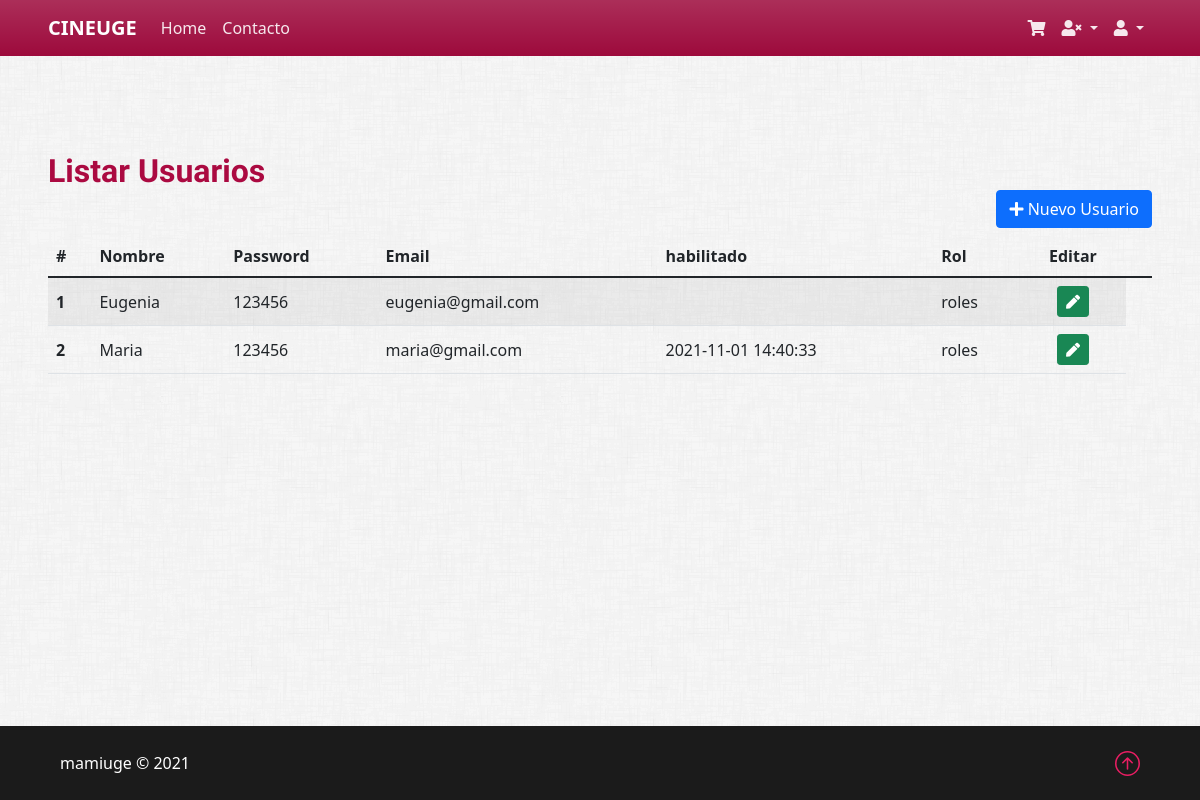
The page /vista/pages/usuario/listar.php on the database as committed earlier.
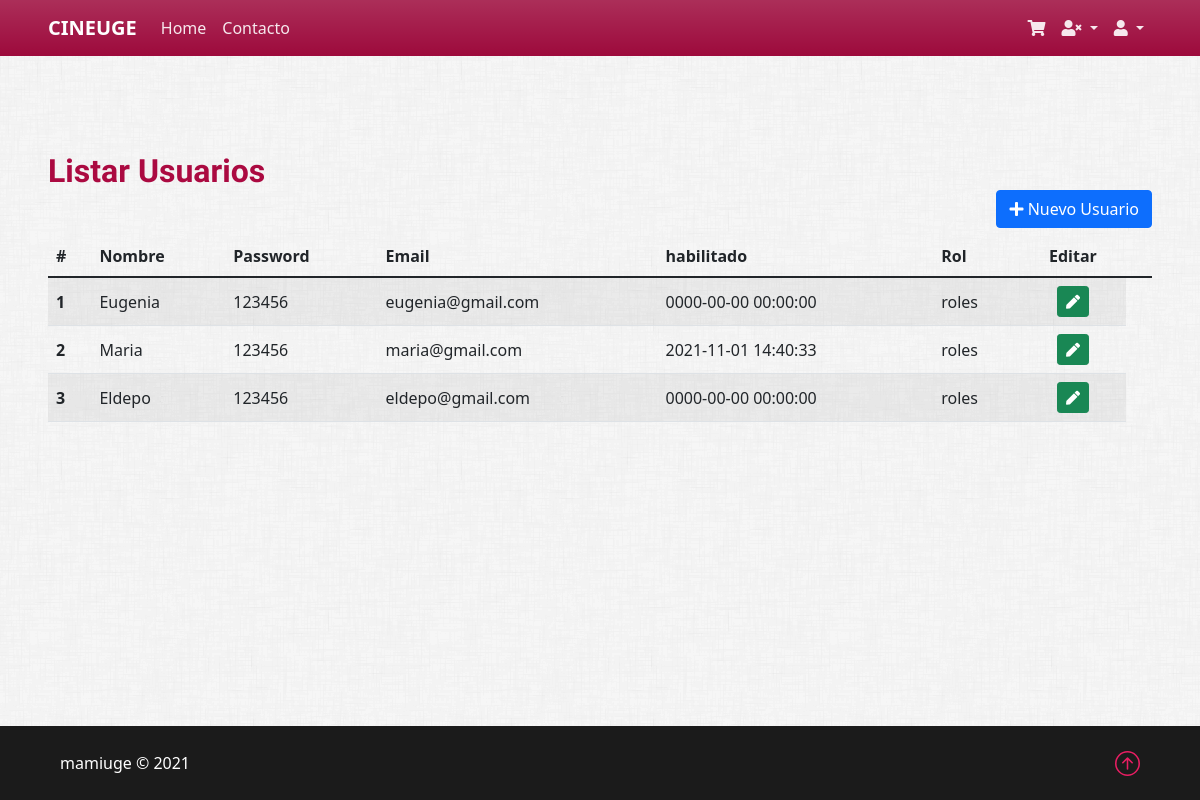
The same page on the database as committed later.
### tables this page shows
CREATE TABLE `usuario` (
  `idusuario` bigint(20) NOT NULL,
  `usnombre` varchar(50) NOT NULL,
  `uspass` int(11) NOT NULL,
  `usmail` varchar(50) NOT NULL,
  `usdeshabilitado` timestamp NULL DEFAULT NULL
);

### util/funciones.php (called while the page is built, shortened)
<?php
spl_autoload_register(function ($clase) {
	$directorys = array(
		$GLOBALS['ROOT'] . 'modelo/',
		$GLOBALS['ROOT'] . 'modelo/conector/',
		$GLOBALS['ROOT'] . 'control/',
		$GLOBALS['ROOT'] . 'vista/'
	);
});

### Modelo/Usuario.php (called while the page is built, shortened)
<?php
class Usuario
{
    private $usnombre;
    private $uspass;
    private $usmail;
    private $usdeshabilitado;
    public function __construct()
    {
        $this->usnombre = "";
        $this->uspass = "";
        $this->usmail = "";
        $this->usdeshabilitado = "";
    }
    public function getusnombre()
    {
        return $this->usnombre;
    }
    public function setusnombre($valor)
    {
        $this->usnombre = $valor;
    }
    public function getuspass()
    {
        return $this->uspass;
    }
    public function setuspass($valor)
    {
        $this->uspass = $valor;
    }
    public function getusmail()
    {
        return $this->usmail;
    }
    public function setusmail($valor)
    {
        $this->usmail = $valor;
    }
    public function getusdeshabilitado()
    {
        return $this->usdeshabilitado;
    }
    public function setusdeshabilitado($valor)
    {
        $this->usdeshabilitado = $valor;
    }
    public static function listar($parametro = "")
    {
        $arreglo = array();
        $base = new BaseDatos();
        $sql = "SELECT * FROM Usuario ";
        if ($parametro != "") {
            $sql .= 'WHERE ' . $parametro;
        }
        $res = $base->Ejecutar($sql);
        if ($res > -1) {
            if ($res > 0) {
                while ($row = $base->Registro()) {
                    $obj = new Usuario();
                    $obj->setear($row['idusuario'], $row['usnombre'], $row['uspass'], $row['usmail'], $row['usdeshabilitado']);
                    array_push($arreglo, $obj);
                }
            }
        } else {
        }
        return $arreglo;
    }
}

### Modelo/conector/BaseDatos.php (called while the page is built, shortened)
<?php
class BaseDatos extends PDO
{
    private $indice;
    private $resultado;
    public function __construct()
    {
        $this->indice = 0;
    }
    public function setSQL($e)
    {
        return "\n" . $this->sql = $e;
    }
    public function Ejecutar($sql)
    {
        if (stristr($sql, "select")) {
            $resp =  $this->EjecutarSelect($sql);
        }
        return $resp;
    }
    private function EjecutarSelect($sql)
    {
        $cant = -1;
        $resultado = parent::query($sql);
        if (!$resultado) {
            $this->analizarDebug();
        } else {
            $arregloResult = $resultado->fetchAll();
            $cant = count($arregloResult);
        }
        return $cant;
    }
    public function Registro()
    {
        $filaActual = false;
        $indiceActual = $this->getIndice();
        if ($indiceActual >= 0) {
            $filas = $this->getResultado();
            if ($indiceActual < count($filas)) {
                $filaActual =  $filas[$indiceActual];
            } else {
                $this->setIndice(-1);
            }
        }
        return $filaActual;
    }
    private function setIndice($valor)
    {
        $this->indice = $valor;
    }
    private function getIndice()
    {
        return $this->indice;
    }
    private function setResultado($valor)
    {
        $this->resultado = $valor;
    }
    private function getResultado()
    {
        return $this->resultado;
    }
}

### Control/AbmUsuario.php (called while the page is built, shortened)
<?php
class AbmUsuario
{
    public function buscar($param)
    {
        $where = " true ";
        $arreglo = Usuario::listar($where);
        return $arreglo;
    }
}

### vista/pages/usuario/listar.php (the view, shortened to what this page needs)
<?php
include_once("../../estructura/cabecera.php");
$objAbmUsuario = new AbmUsuario();
$listaUsuario = $objAbmUsuario->buscar(null);
?>
<h2 class="mt-5">Listar Usuarios</h2>
 <div class="mb-2 d-flex justify-content-end">
    <a class="btn btn-primary" href="nuevo.php" role="button"><i class="fas fa-plus"></i> Nuevo Usuario</a>
  </div>
<div class="row mb-5" id="">
  <form id="Usuario"  name="Usuario" method="POST" action="editar.php" data-toggle="validator">
    <div class="table-responsive">
      <table class="table table-striped">
        <thead>
          <tr>
            <th scope="">#</th>
            <th scope="col">Nombre</th>
            <th scope="col">Password</th>
            <th scope="col">Email</th>
            <th scope="col">habilitado</th>
            <th scope="col">Rol</th>
            <th scope="col"  class='text-center'>Editar <th>
          </tr>
        </thead>
        <?php
        if (count($listaUsuario) > 0) {
          $i = 1;
          echo '<tbody>';
          foreach ($listaUsuario as $objAbmUsuario) {
            echo '<tr class="align-middle">';
            echo '<th scope="row">' . $i . '</th>';
            echo '<td>' . $objAbmUsuario->getusnombre() .  '</td>';
            echo '<td>' . $objAbmUsuario->getuspass() .    '</td>';
            echo '<td>' . $objAbmUsuario->getusmail() .  '</td>';
            echo '<td>' . $objAbmUsuario->getusdeshabilitado() .'</td>';
            echo '<td>' . "roles" .'</td>';
            echo "<td  class='text-center'>
                   <button type='submit' class='btn btn-success btn-sm' value='editar' name='accion' id='accion'>
                   <i class='fa fa-pen'> </i>
                   </button>
                   ";
            $i++;
          }
          echo '</tbody>';
          echo '</table>';
        }
        ?>
    </div>
  </form>
</div>
<?php
include_once("../../estructura/pie.php");
?>

### vista/estructura/cabecera.php (shortened to what this page needs)
<!DOCTYPE html>
<html lang="es">
<head>
    <link rel="stylesheet" href="../../css/bootstrap/5.1.3/bootstrap.min.css">
    <link rel="stylesheet" href="../../css/bootstrap/5.1.3/bootstrapValidator.min.css">
    <link type="text/css" rel="stylesheet" href="../../css/estilos.css" />
</head>
<body>
    <nav class="navbar navbar-expand-lg navbar-dark bg-nav bg-gradient">
        <div class="container-fluid px-lg-5 px-3">
            <span class="navbar-brand fw-bold text-uppercase mb-0">CineUge</span>
            <div class="collapse navbar-collapse" id="navbarSupportedContent">
                <ul class="navbar-nav me-auto mb-2 mb-lg-0">
                    <li class="nav-item">
                        <a class="nav-link" aria-current="page" href="../../home/home/index.php">
                            <span>Home</span>
                        </a>
                    </li>
                    <li class="nav-item">
                        <a class="nav-link" aria-current="page" href="../../home/home/contacto.php">
                            <span>Contacto</span>
                        </a>
                    </li>
                </ul>
                <ul class="navbar-nav d-flex">
                    <li class="nav-item">
                        <a class="nav-link" href="../../pages/cliente/carrito.php" role="button" aria-haspopup="true" aria-expanded="false">
                            <i class="fas fa-shopping-cart"></i> <span class="d-lg-none">Carrito</span>
                        </a>
                    </li>
                    <li class="nav-item dropdown">
                        <a class="nav-link dropdown-toggle" href="#" id="navbarDropdown-Visitante" role="button" data-bs-toggle="dropdown" aria-expanded="false">
                            <i class="fas fa-user-times"></i> <span class="d-lg-none">Usuario</span>
                        </a>
                    </li>
                    <li class="nav-item dropdown">
                        <a class="nav-link dropdown-toggle" href="#" id="navbarDropdown-Usuario" role="button" data-bs-toggle="dropdown" aria-expanded="false">
                            <i class="fas fa-user"></i> <span class="d-lg-none">Usuario</span>
                        </a>
                    </li>
                </ul>
            </div>
        </div>
    </nav>
    <div class="container-fluid">
        <div class="row">
            <main role="main" class="mx-auto my-5 px-md-5">

### vista/estructura/pie.php (shortened to what this page needs)
</main>
</div>
</div>
<footer class="pt-4 pb-2 text-center mt-auto">
    <div class="row align-items-center mx-md-5 mx-2">
        <p class="col-8 col-sm-10 text-start">mamiuge © 2021</p>
        <p class="col text-end">
            <a href="#"></a>
        </p>
    </div>
</footer>
</body>
</html>

### vista/css/estilos.css (style rules this page uses)
body { min-height: 100vh; display: flex; flex-direction: column; background-image: url("../img/dust_scratches.png"); background-color: transparent; }
h1, h2, h3, h4, h5, h6 { margin: 0; font-family: "Kufam"; font-weight: 600; color: #ab0a41; }
.bg-nav { background-color: #9d0a3c; }
footer { color: #fff; background-color: #1b1b1b; }
footer a { color: #e91e63; text-decoration: none; }
.navbar-dark .navbar-nav .nav-link { color: rgba(255, 255, 255, 0.9); }
.table-responsive { white-space: nowrap; }

Rows that differ between the two databases and show on the page:
changed usuario "Eugenia": usdeshabilitado (not shown) → "0000-00-00 00:00:00"
added usuario: usnombre "Eldepo", uspass "123456", usmail "eldepo@gmail.com", usdeshabilitado "0000-00-00 00:00:00"
